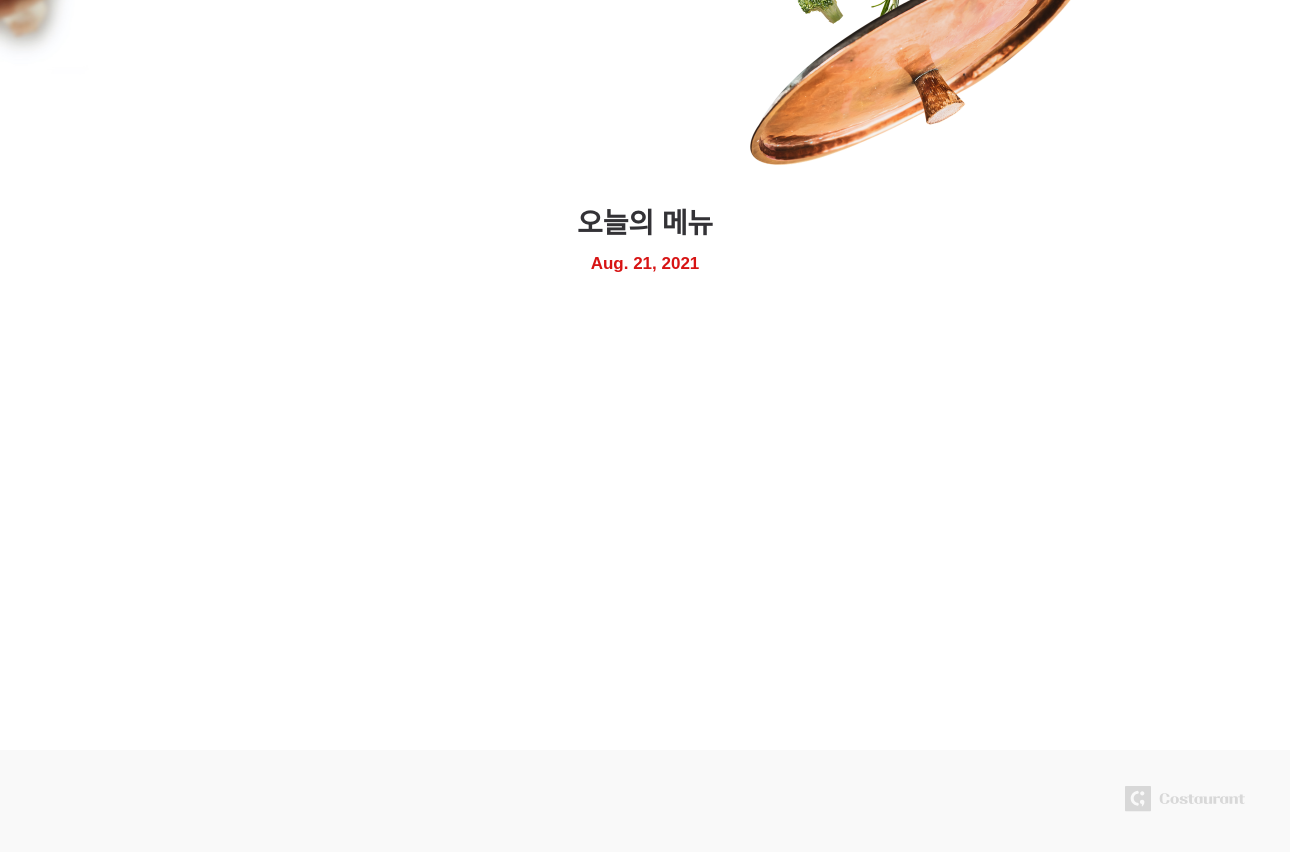
The page /menus/ (lower part) on the database as committed earlier.
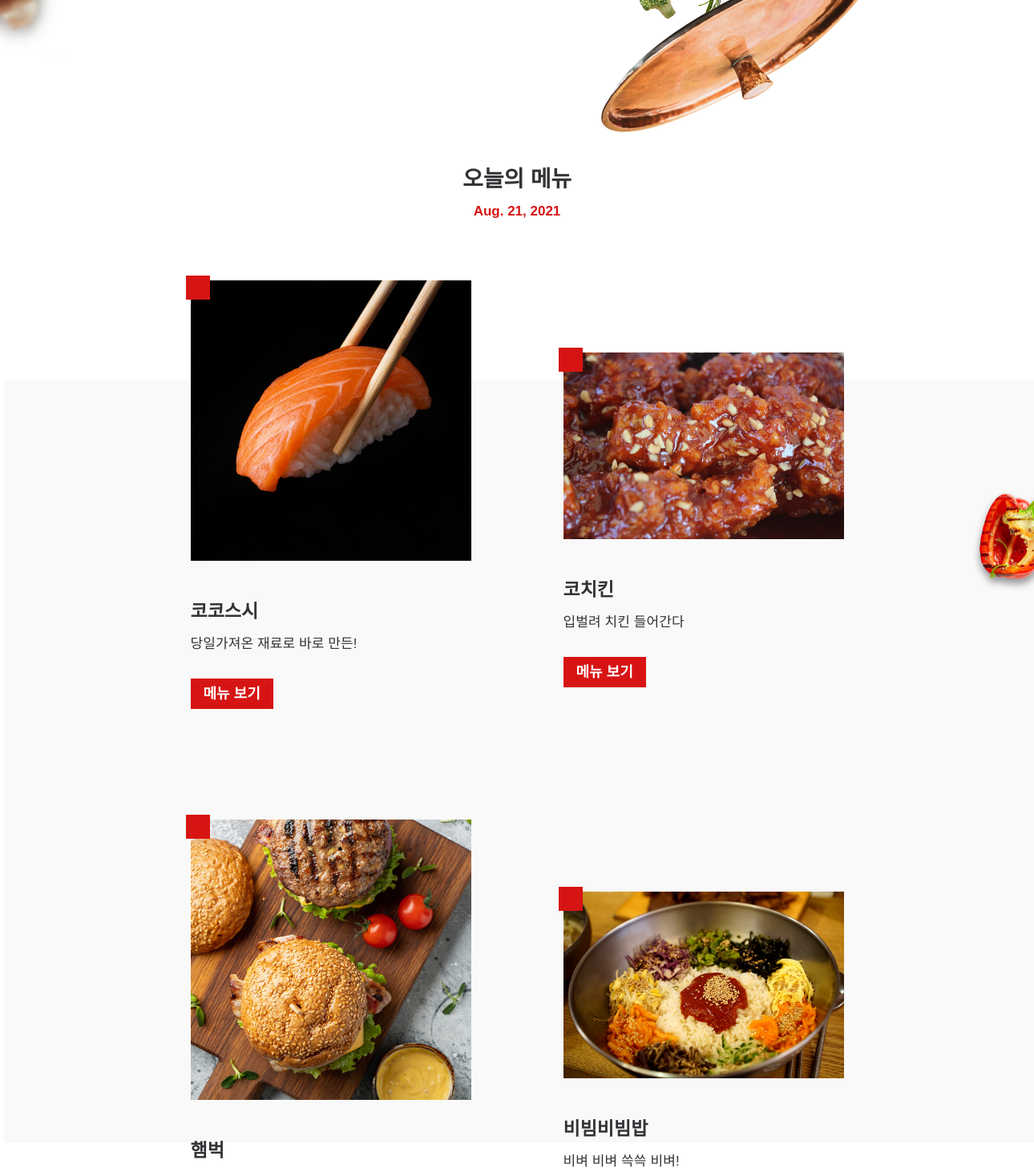
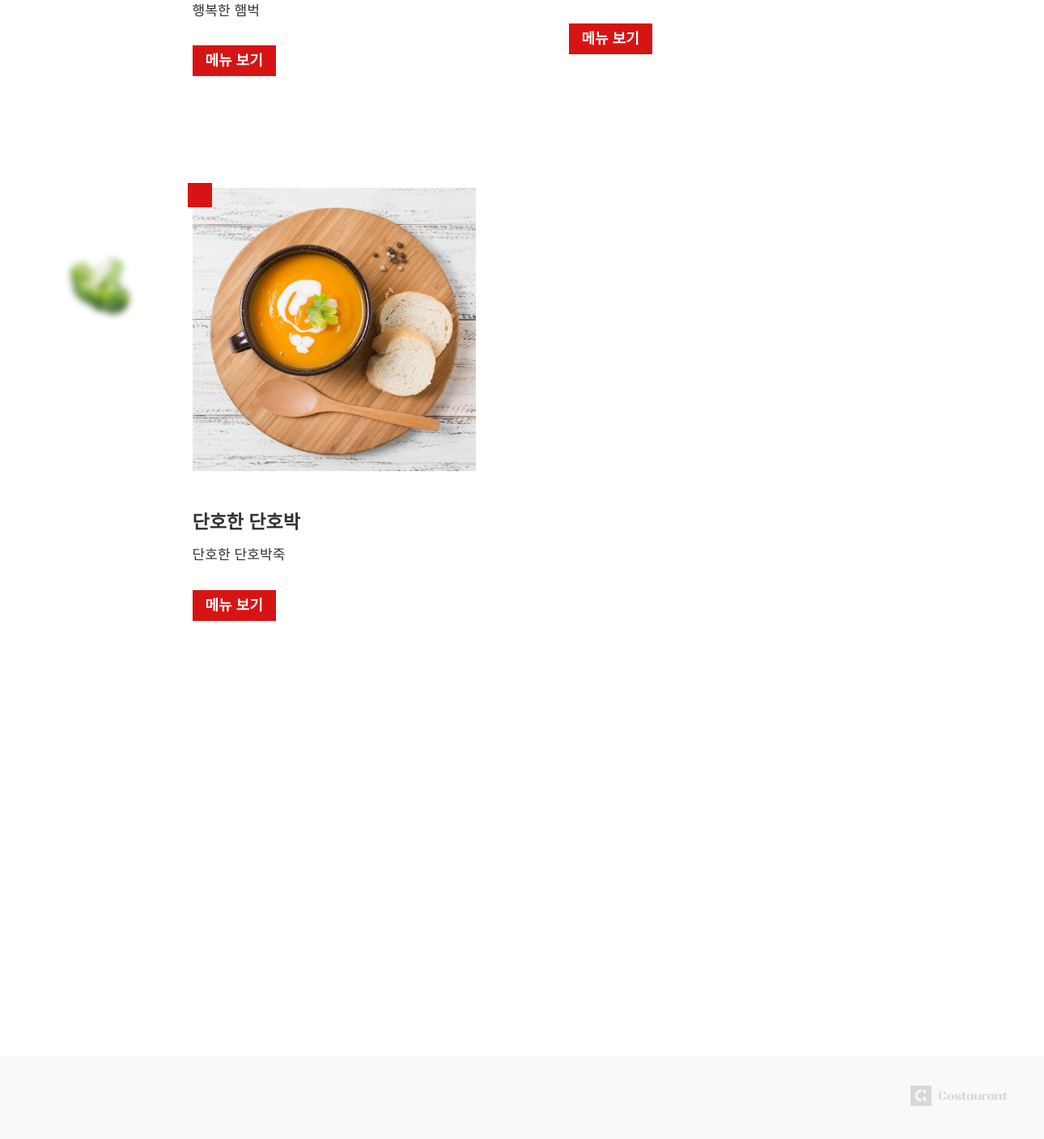
The same page on the database as committed later (2 pictures, top to bottom).
### menus/models.py (models this page shows, shortened)
class Menu(models.Model):
    name = models.CharField(max_length=80)
    name_eng = models.CharField(max_length=80)
    description = models.CharField(max_length=120)
    price = models.IntegerField()
    img_path = models.CharField(max_length=255)

### menus/views.py (the view)
# urls.py: path('', views.index),
def index(request):
    today = datetime.now().date()
    context = {"today": today}
    menus = Menu.objects.all()
    context['menus'] = menus
    return render(request, 'menus/index.html', context)

### menus/templates/menus/index.html (shortened to what this page needs)
{% load static %}
<!DOCTYPE html>
<html>
  <head>
    <link rel="stylesheet" href={% static 'menus/css/styles.css' %}>
    <link rel="stylesheet" type="text/css"
    href="https://cdn.rawgit.com/moonspam/NanumSquare/master/nanumsquare.css">
  </head>
  <body>
    <div id="header">
    </div>
    <div id="content">
      <div class="container">
        <div class="content_txt">
          <h2>오늘의 메뉴</h2>
          <p class="date-text">{{today}}</p>
        </div>
        <div class="food_container">
          {% for menu in menus %}
            <div class="food">
              <img src={% get_static_prefix %}{{menu.img_path}}/>
              <div class="info">
                <h3>{{menu.name}}</h3>
                <p>{{menu.description}}</p>
                <a href="food/{{menu.id}}">메뉴 보기</a>
              </div>
            </div>
          {% endfor %}
        </div>
      </div>
    </div>
    <div id="footer">
      <div class="container">
        <div class="footer">
          <img src={% static 'menus/images/logo-gray.svg' %}>
        </div>
      </div>
    </div>
  </body>
</html>

Rows that differ between the two databases and show on the page:
added Menu: img_path (picture), name "코코스시", description "당일가져온 재료로 바로 만든!"
added Menu: img_path (picture), name "코치킨", description "입벌려 치킨 들어간다"
added Menu: img_path (picture), name "햄벅", description "행복한 햄벅"
added Menu: img_path (picture), name "비빔비빔밥", description "비벼 비벼 쓱쓱 비벼!"
added Menu: img_path (picture), name "단호한 단호박", description "단호한 단호박죽"
